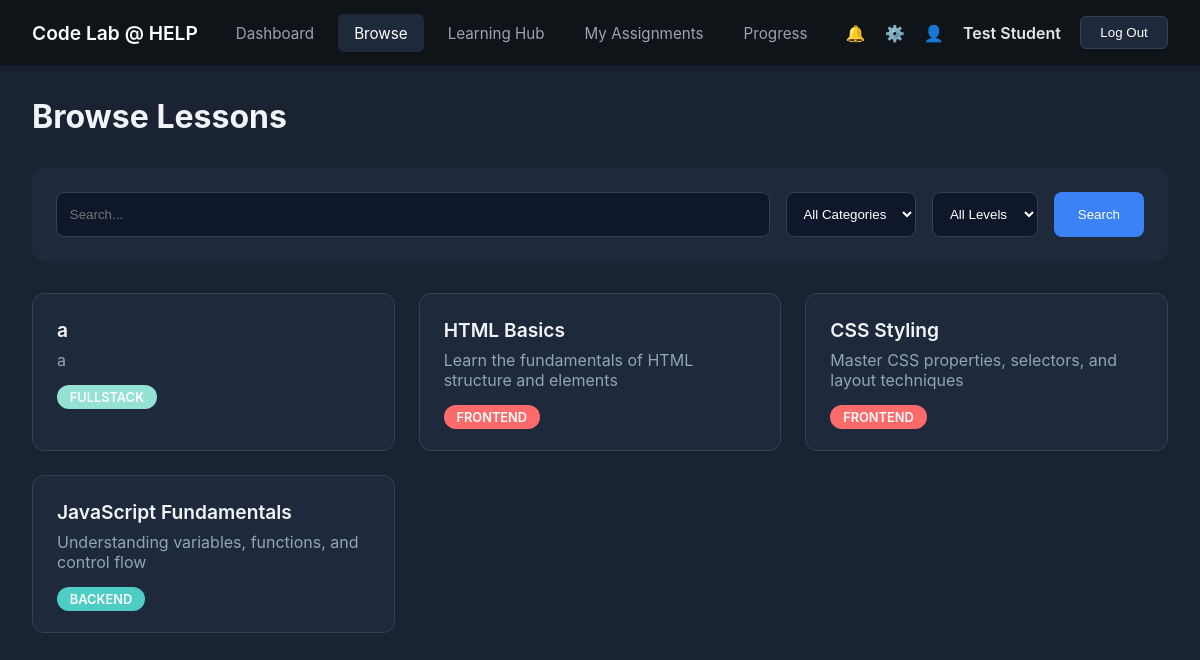
/PHP/student_browse.php (signed in), run on the app's committed database.
### tables this page shows
CREATE TABLE `lessons` (
  `id` int(10) UNSIGNED NOT NULL,
  `title` varchar(200) NOT NULL,
  `description` text DEFAULT NULL,
  `category` enum('frontend','backend','fullstack') NOT NULL,
  `difficulty` enum('beginner','intermediate','advanced') DEFAULT 'beginner',
  `content_type` enum('video','text','interactive') DEFAULT 'text',
  `duration_minutes` int(11) DEFAULT 0,
  `order_index` int(11) DEFAULT 0,
  `is_published` tinyint(1) DEFAULT 1,
  `created_by` int(10) UNSIGNED DEFAULT NULL,
  `created_at` timestamp NOT NULL DEFAULT current_timestamp(),
  `updated_at` timestamp NOT NULL DEFAULT current_timestamp() ON UPDATE current_timestamp()
);

### PHP/student_browse.php (the view, shortened to what this page needs)
<?php
include 'db_connect.php';
$student_name = $_SESSION['full_name'];
$search = isset($_GET['search']) ? trim($_GET['search']) : '';
$category = isset($_GET['category']) ? $_GET['category'] : 'all';
$difficulty = isset($_GET['difficulty']) ? $_GET['difficulty'] : 'all';
$query = "SELECT * FROM lessons WHERE 1=1";
$query .= " ORDER BY created_at DESC";
$lessons = $conn->query($query);
?>
<!DOCTYPE html>
<html><head><meta charset="UTF-8"/><title>Browse - Code Lab</title>
</head><body>
<nav class="navbar"><div class="logo"><a href="studentDashboard.php">Code Lab @ HELP</a></div>
<ul class="nav-links">
<li><a href="studentDashboard.php">Dashboard</a></li>
<li><a href="student_browse.php" class="active">Browse</a></li>
<li><a href="learning_hub.php">Learning Hub</a></li>
<li><a href="student_assignments.php">My Assignments</a></li>
<li><a href="student_progress.php">Progress</a></li>
</ul>
<div class="nav-icons"><span class="icon">🔔</span><span class="icon">⚙️</span><span class="icon">👤</span>
<span class="username"><?php echo htmlspecialchars($student_name);?></span>
<button class="logout-btn" onclick="if(confirm('Log out?'))location.href='logout.php'">Log Out</button></div></nav>
<div class="container"><h2>Browse Lessons</h2>
<form method="GET" class="filters">
<input type="text" name="search" placeholder="Search..." value="<?php echo htmlspecialchars($search);?>">
<select name="category"><option value="all">All Categories</option>
<option value="fullstack" <?php echo $category==='fullstack'?'selected':'';?>>Full Stack</option></select>
<select name="difficulty"><option value="all">All Levels</option>
<option value="hard" <?php echo $difficulty==='hard'?'selected':'';?>>Hard</option></select>
<button type="submit" style="padding:.8rem 1.5rem;background:#3b82f6;color:white;border:none;border-radius:8px;cursor:pointer">Search</button>
</form>
<div class="lessons-grid">
<?php if($lessons->num_rows>0): while($lesson=$lessons->fetch_assoc()):?>
<div class="lesson-card" onclick="location.href='student_lesson_view.php?id=<?php echo $lesson['id'];?>'">
<div class="lesson-title"><?php echo htmlspecialchars($lesson['title']);?></div>
<div class="lesson-description"><?php echo htmlspecialchars($lesson['description']??'');?></div>
<span class="badge badge-<?php echo $lesson['category'];?>"><?php echo strtoupper($lesson['category']);?></span>
</div>
<?php endwhile; else:?>
<p style="color:#94a3b8">No lessons found</p>
<?php endif;?>
</div></div></body></html>

### PHP/student_browse.php (style rules this page uses)
* { margin:0;padding:0;box-sizing:border-box }
body { font-family:-apple-system,BlinkMacSystemFont,'Segoe UI',Roboto,sans-serif;background-color:#1a2332;color:#e4e7eb }
.navbar { background-color:#0f1419;padding:1rem 2rem;display:flex;justify-content:space-between;align-items:center;box-shadow:0 2px 8px rgba(0,0,0,.3) }
.logo a { color:white;text-decoration:none;font-weight:600;font-size:1.2rem }
.nav-links { list-style:none;display:flex;gap:.5rem;margin:0;padding:0 }
.nav-links li a { color:#9ca3af;text-decoration:none;padding:.6rem 1rem;border-radius:6px;font-size:.95rem }
.nav-links li a:hover,.nav-links li a.active { background-color:#1e293b;color:white }
.nav-icons { display:flex;align-items:center;gap:1.2rem }
.username { font-weight:600;color:#e4e7eb }
.logout-btn { background-color:#1e293b;color:white;border:1px solid #334155;padding:.5rem 1.2rem;cursor:pointer;border-radius:6px }
.container { max-width:1400px;margin:0 auto;padding:2rem }
h2 { font-size:2rem;color:#f1f5f9;margin-bottom:2rem }
.filters { background-color:#1e293b;padding:1.5rem;border-radius:12px;margin-bottom:2rem;display:flex;gap:1rem }
.filters input,.filters select { padding:.8rem;border:1px solid #334155;border-radius:8px;background-color:#0f172a;color:white }
.filters input { flex:1 }
.lessons-grid { display:grid;grid-template-columns:repeat(auto-fill,minmax(350px,1fr));gap:1.5rem }
.lesson-card { background-color:#1e293b;border-radius:12px;padding:1.5rem;border:1px solid #334155;transition:all .3s;cursor:pointer }
.lesson-title { font-size:1.2rem;font-weight:600;color:#f1f5f9;margin-bottom:.5rem }
.lesson-description { color:#94a3b8;margin-bottom:1rem }
.badge { padding:.3rem .8rem;border-radius:12px;font-size:.8rem;font-weight:600 }
.badge-frontend { background-color:#ff6b6b;color:white }
.badge-backend { background-color:#4ecdc4;color:white }
.badge-fullstack { background-color:#95e1d3;color:white }

### data on the page
lessons: title "a", description "a", category "FULLSTACK"
lessons: title "HTML Basics", description "Learn the fundamentals of HTML structure and elements", category "FRONTEND"
lessons: title "CSS Styling", description "Master CSS properties, selectors, and layout techniques", category "FRONTEND"
lessons: title "JavaScript Fundamentals", description "Understanding variables, functions, and control flow", category "BACKEND"

### other printed values
$student_name "Test Student"
